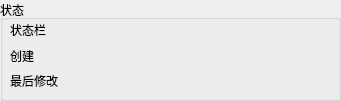
   <widget class="QGroupBox" name="groupBox_5">
    <property name="geometry">
     <rect>
      <x>10</x>
      <y>0</y>
      <width>341</width>
      <height>101</height>
     </rect>
    </property>
    <property name="title">
     <string>状态</string>
    </property>
    <widget class="QWidget" name="verticalLayoutWidget">
     <property name="geometry">
      <rect>
       <x>10</x>
       <y>20</y>
       <width>321</width>
       <height>71</height>
      </rect>
     </property>
     <layout class="QVBoxLayout" name="verticalLayout">
      <item>
       <layout class="QHBoxLayout" name="horizontalLayout_6" stretch="1,5">
        <item>
         <widget class="QLabel" name="label_7">
          <property name="text">
           <string>状态栏</string>
          </property>
         </widget>
        </item>
        <item>
         <widget class="QLabel" name="LB_status">
          <property name="styleSheet">
           <string notr="true">color:rgb(255, 0, 0)</string>
          </property>
          <property name="text">
           <string/>
          </property>
         </widget>
        </item>
       </layout>
      </item>
      <item>
       <layout class="QHBoxLayout" name="horizontalLayout_4" stretch="1,5">
        <item>
         <widget class="QLabel" name="label_19">
          <property name="text">
           <string>创建</string>
          </property>
         </widget>
        </item>
        <item>
         <widget class="QLabel" name="LB_date">
          <property name="font">
           <font>
            <family>Bahnschrift SemiBold</family>
            <pointsize>10</pointsize>
            <weight>75</weight>
            <bold>true</bold>
           </font>
          </property>
          <property name="text">
           <string/>
          </property>
         </widget>
        </item>
       </layout>
      </item>
      <item>
       <layout class="QHBoxLayout" name="horizontalLayout_3" stretch="1,5">
        <item>
         <widget class="QLabel" name="label_20">
          <property name="text">
           <string>最后修改</string>
          </property>
         </widget>
        </item>
        <item>
         <widget class="QLabel" name="LB_lastmod">
          <property name="font">
           <font>
            <family>Bahnschrift SemiBold</family>
            <pointsize>10</pointsize>
            <weight>75</weight>
            <bold>true</bold>
           </font>
          </property>
          <property name="text">
           <string/>
          </property>
         </widget>
        </item>
       </layout>
      </item>
     </layout>
    </widget>
   </widget>
